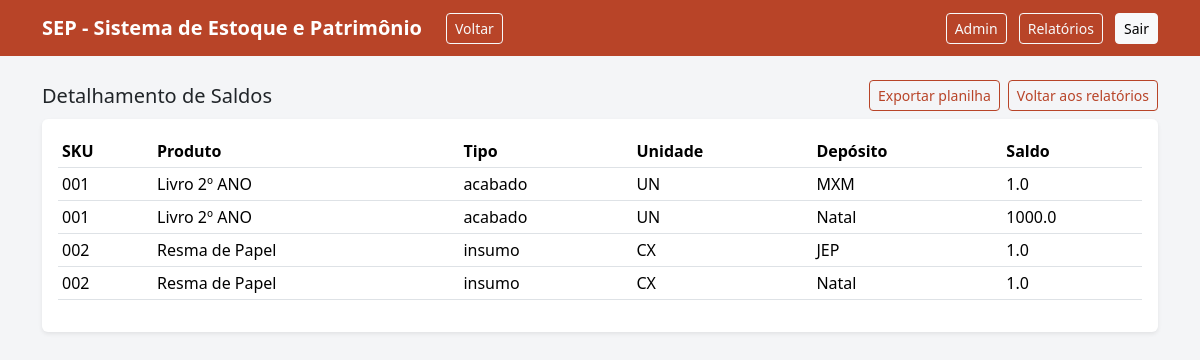
Screenshot of /admin/relatorios/saldos (signed in) with the database file from the repository.
### models.py (models this page shows)
class Produto(db.Model):
    __tablename__ = "produto"
    id = db.Column(db.Integer, primary_key=True)
    sku = db.Column(db.String(60), unique=True, nullable=False)
    nome = db.Column(db.String(200), nullable=False)
    tipo = db.Column(db.String(30), nullable=False, default="insumo")  # insumo, acabado
    unidade = db.Column(db.String(20), nullable=False, default="UN")
    ativo = db.Column(db.Boolean, default=True, nullable=False)
    estoque_minimo = db.Column(db.Float, nullable=True)
    observacao = db.Column(db.Text, nullable=True)

class Deposito(db.Model):
    __tablename__ = "deposito"
    id = db.Column(db.Integer, primary_key=True)
    nome = db.Column(db.String(150), nullable=False)
    tipo = db.Column(db.String(40), nullable=False, default="interno")  # interno, grafica, terceiro
    local_id = db.Column(db.Integer, db.ForeignKey("local.id"), nullable=True)
    observacao = db.Column(db.Text, nullable=True)

### app.py (the view)
    @app.route("/admin/relatorios/saldos")
    @admin_required
    def admin_relatorios_saldos():
        tipo = (request.args.get("tipo") or "todos").strip().lower()
        page = request.args.get("page", type=int) or 1
        per_page = request.args.get("per_page", type=int) or 50
        per_page = max(10, min(per_page, 200))
        q = (db.session.query(
                Produto.sku, Produto.nome, Produto.tipo, Produto.unidade,
                Deposito.nome.label("deposito"),
                func.coalesce(EstoqueSaldo.saldo, 0).label("saldo"))
             .join(Produto, EstoqueSaldo.produto_id == Produto.id)
             .join(Deposito, EstoqueSaldo.deposito_id == Deposito.id))
        if tipo in ("acabado", "insumo"):
            q = q.filter(Produto.tipo == tipo)
        total = q.count()
        total_pages = max(1, (total + per_page - 1) // per_page)
        page = max(1, min(page, total_pages))
        rows = (q.order_by(Produto.nome, Deposito.nome)
                  .offset((page - 1) * per_page)
                  .limit(per_page)
                  .all())
        items = [{
            "sku": r.sku,
            "nome": r.nome,
            "tipo": r.tipo,
            "unidade": r.unidade,
            "deposito": r.deposito,
            "saldo": float(r.saldo or 0),
        } for r in rows]
        return render_template("admin_relatorios_saldos.html",
                               tipo=tipo, items=items,
                               page=page, per_page=per_page, total_pages=total_pages, total=total)

### templates/admin_relatorios_saldos.html (shortened to what this page needs)
{% extends "base.html" %}
{% block content %}
<div class="d-flex justify-content-between align-items-center flex-wrap gap-2 mb-2">
  <h1 class="h5 mb-0">Detalhamento de Saldos{% if tipo != 'todos' %} — {{ tipo }}{% endif %}</h1>
  <div class="d-flex gap-2 flex-wrap">
    <a class="btn btn-sm btn-outline-primary" href="{{ url_for('export_saldos_xlsx', tipo=tipo) }}">Exportar planilha</a>
    <a class="btn btn-sm btn-outline-primary" href="{{ url_for('admin_relatorios') }}">Voltar aos relatórios</a>
  </div>
</div>
<div class="card shadow-sm">
  <div class="card-body">
    <div class="table-responsive">
      <table class="table table-sm">
        <thead><tr><th>SKU</th><th>Produto</th><th>Tipo</th><th>Unidade</th><th>Depósito</th><th>Saldo</th></tr></thead>
        <tbody>
          {% for it in items %}
            <tr>
              <td>{{ it.sku }}</td>
              <td>{{ it.nome }}</td>
              <td>{{ it.tipo }}</td>
              <td>{{ it.unidade }}</td>
              <td>{{ it.deposito }}</td>
              <td>{{ it.saldo }}</td>
            </tr>
          {% endfor %}
        </tbody>
      </table>
    </div>
  </div>
</div>
{% endblock %}

### templates/base.html (style rules this page uses)
:root { --sep-primary:#B84428; --sep-secondary:#5B91C6; --sep-accent:#E2B353; --sep-bg:#f4f5f7; --sep-dark:#1f2937; }
body { background: var(--sep-bg); }
.btn-outline-primary { border-color: var(--sep-primary); color: var(--sep-primary); }
a { color: var(--sep-secondary); }
.card { border: none; }

### rows the page displays
Produto: sku "001", nome "Livro 2º ANO", tipo "acabado", unidade "UN", deposito "MXM", saldo "1.0", deposito "Natal", saldo "1000.0"
Produto: sku "002", nome "Resma de Papel", tipo "insumo", unidade "CX", deposito "JEP", saldo "1.0", deposito "Natal"

### other values shown
{{ app_title or "SEP" }} "SEP - Sistema de Estoque e Patrimônio"
